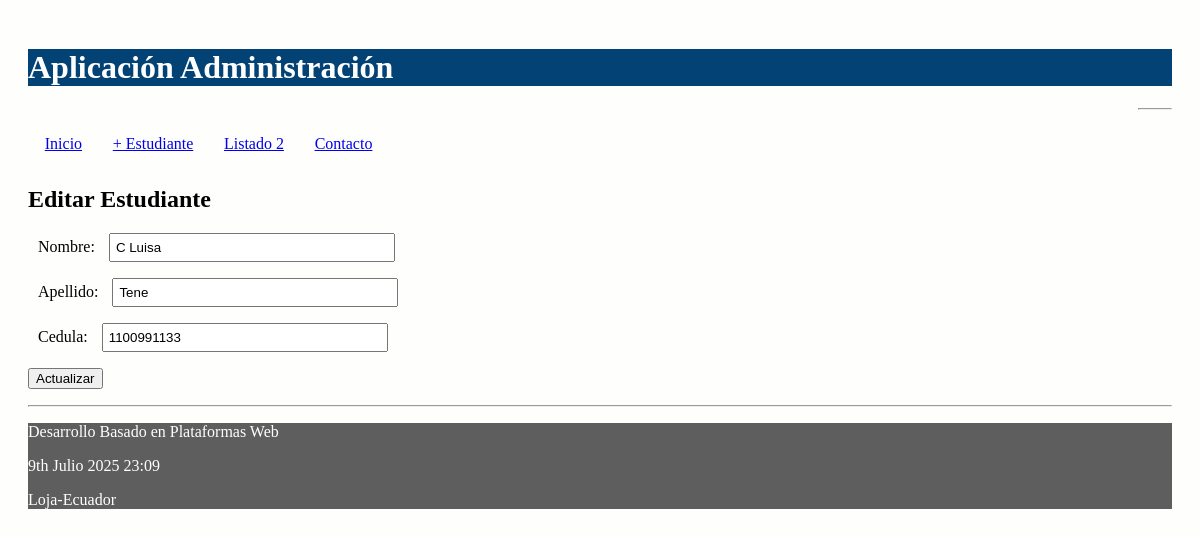
Page /administrativo/editar-estudiante/2 on the committed database.
### administrativo/models.py (models this page shows, shortened)
class Estudiante(models.Model):
    nombre = models.CharField(max_length=30)
    apellido = models.CharField(max_length=30)
    cedula = models.CharField(max_length=30, unique=True)

### administrativo/views.py (the view)
# urls.py: path('editar-estudiante/<int:id>', views.editarEstudiante,
def editarEstudiante(request, id):
    estudiante = Estudiante.objects.get(pk=id)
    if request.method=='POST':
        formulario = EstudianteForm(request.POST, instance=estudiante)
        print(formulario.errors)
        if formulario.is_valid():
            formulario.save()
            return redirect(listadoEstudiantesDos)
    else:
        formulario = EstudianteForm(instance=estudiante)
    diccionario = {'formulario': formulario}
    return render(request, 'editarEstudiante.html', diccionario)

### administrativo/forms.py
class EstudianteForm(ModelForm):
    class Meta:
        model = Estudiante
        fields = ['nombre', 'apellido', 'cedula']

### administrativo/templates/editarEstudiante.html (shortened to what this page needs)
{% extends "master.html" %}
{% block content %}
<h2>Editar Estudiante</h3>
<form action="" method="post">
  {{formulario.as_p}}
  <p><input type='submit' value='Actualizar'/></p>
</form>
{% endblock %}

### administrativo/static/css/estilos.css (style rules this page uses)
body { background: #FEFEFD; padding: 20px; }
input[type=text], input[type=number] { width: 25%; padding: 5px 5px; box-sizing: border-box; }
label { padding: 12px 10px; }

### rows in the picture
Estudiante: nombre "C Luisa", apellido "Tene", cedula "1100991133"
